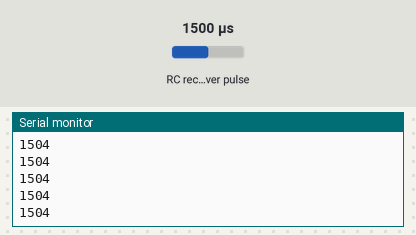
This sketch was run on a simulated Arduino Uno, built with avr-gcc and run on an emulated ATmega328P. Parts: the last lines printed to the serial monitor. Wiring (inferred from the names in the program): RC receiver channel: data pin 2. The test bench sets the inputs (shaded band); at power-on: RC receiver pulse 1500 µs.

Above: at 1.2 s.
1.3 s: RC receiver pulse (sensor on pin 2) set to 1020 µs
At 2.4 s:
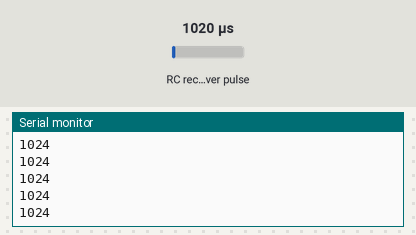
2.8 s: RC receiver pulse (sensor on pin 2) set to 1250 µs
At 3.8 s:
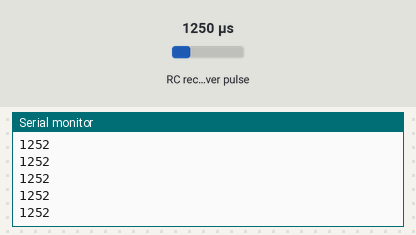
Timing chart, 0 to 5.8 s (numbered marks = the images above; inputs shaded):
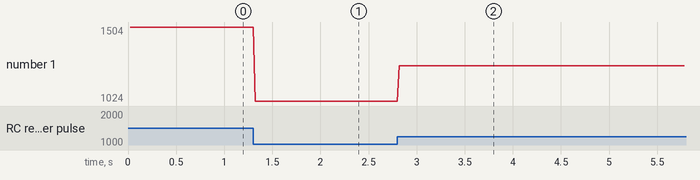

The sketch:

futaba_decode1.ino
```cpp
// http://rcarduino.blogspot.co.uk/2012/01/how-to-read-rc-receiver-with.html
// First Example in a series of posts illustrating reading an RC Receiver with
// micro controller interrupts.
//
// Subsequent posts will provide enhancements required for real world operation
// in high speed applications with multiple inputs.
//
// http://rcarduino.blogspot.com/
//
// Posts in the series will be titled - How To Read an RC Receiver With A Microcontroller

// See also http://rcarduino.blogspot.co.uk/2012/04/how-to-read-multiple-rc-channels-draft.html


#define THROTTLE_SIGNAL_IN 0 // INTERRUPT 0 = DIGITAL PIN 2 - use the interrupt number in attachInterrupt
#define THROTTLE_SIGNAL_IN_PIN 2 // INTERRUPT 0 = DIGITAL PIN 2 - use the PIN number in digitalRead

#define CH5_SIGNAL_IN  // INTERRUPT 1 = DIGITAL PIN 3 - use the interrupt number in attachInterrupt
#define CH5_SIGNAL_IN_PIN 3 // INTERRUPT 1 = DIGITAL PIN 3 - use the PIN number in digitalRead

#define NEUTRAL_THROTTLE 0 // this is the duration in microseconds of neutral throttle on an electric RC Car

volatile int nThrottleIn = NEUTRAL_THROTTLE; // volatile, we set this in the Interrupt and read it in loop so it must be declared volatile
volatile unsigned long ulStartPeriod = 0; // set in the interrupt
volatile boolean bNewThrottleSignal = false; // set in the interrupt and read in the loop
// we could use nThrottleIn = 0 in loop instead of a separate variable, but using bNewThrottleSignal to indicate we have a new signal
// is clearer for this first example

void setup()
{
  // tell the Arduino we want the function calcInput to be called whenever INT0 (digital pin 2) changes from HIGH to LOW or LOW to HIGH
  // catching these changes will allow us to calculate how long the input pulse is
  attachInterrupt(THROTTLE_SIGNAL_IN,calcInput,CHANGE);
//  attachInterrupt(CH5_SIGNAL_IN,calcInput,CHANGE);

  Serial.begin(9600);
}

void loop()
{
 // if a new throttle signal has been measured, lets print the value to serial, if not our code could carry on with some other processing
 if(bNewThrottleSignal)
 {

   Serial.println(nThrottleIn);

   // set this back to false when we have finished
   // with nThrottleIn, while true, calcInput will not update
   // nThrottleIn
   bNewThrottleSignal = false;
 }

 // other processing ...
}

void calcInput()
{
  // if the pin is high, its the start of an interrupt
  if(digitalRead(THROTTLE_SIGNAL_IN_PIN) == HIGH)
  {
    // get the time using micros - when our code gets really busy this will become inaccurate, but for the current application its
    // easy to understand and works very well
    ulStartPeriod = micros();
  }
  else
  {
    // if the pin is low, its the falling edge of the pulse so now we can calculate the pulse duration by subtracting the
    // start time ulStartPeriod from the current time returned by micros()
    if(ulStartPeriod && (bNewThrottleSignal == false))
    {
      nThrottleIn = (int)(micros() - ulStartPeriod);
      ulStartPeriod = 0;

      // tell loop we have a new signal on the throttle channel
      // we will not update nThrottleIn until loop sets
      // bNewThrottleSignal back to false
      bNewThrottleSignal = true;
    }
  }
}
```

Measured:
- after the input at 1.3 s, the serial monitor: prints a new line at once (image 1)
- after the input at 2.8 s, the serial monitor: prints a new line at once (image 2)
- plotted number 1: 1504 → 1024 after the input at 1.3 s, 1024 → 1252 after the input at 2.8 s
